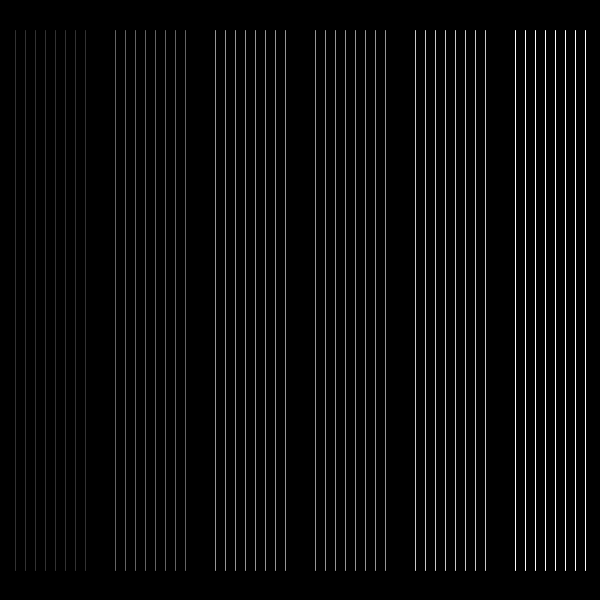
Frame 1 (no input)
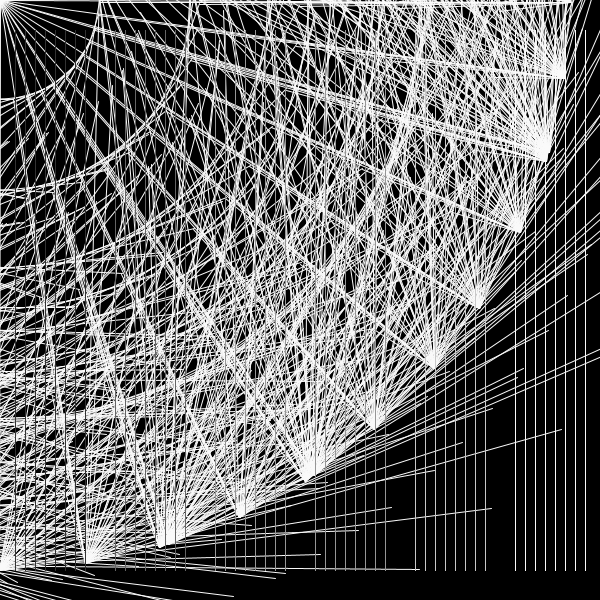
Frame 60 (the mouse pressed at the canvas centre just before this capture)
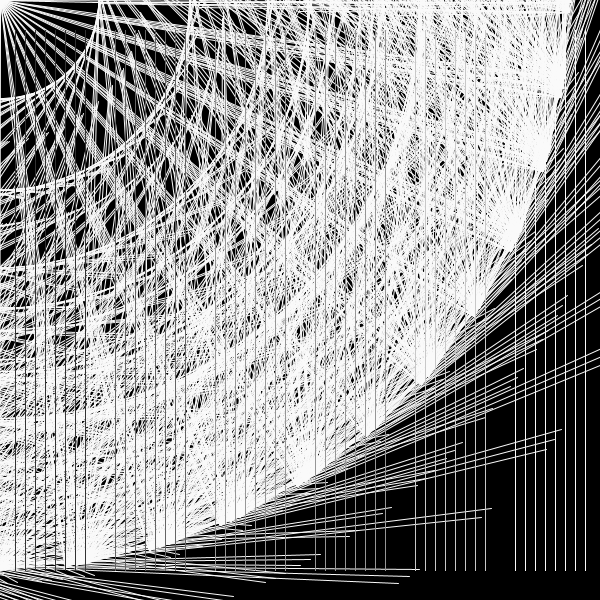
Frame 120 (the mouse held since frame 60 and released just before this capture)

The Processing sketch that drew these frames (run headless with seeded random() and noise(); from frame 60 on, the mouse is pressed at the canvas centre):

// Processing sketch: Week_4_Homework
// ── Week_4_Homework.pde
//https://processing.org/examples/truefalse.html
//https://processing.org/reference/logicalAND.html

boolean a = false;
boolean b = false;
float angle;

void setup ()
{
  size (600, 600);
  background (0);
  frameRate(5);
}

void draw()
{
  //Calling functions
  fan(angle);
  angle++;
  lines();
  lines2();
  lines3();
  lines4();
  lines5();
  lines6();
}

//Defining functions

void lines()
{
  //for (start condition; stop condition/condition for continuing; an increment)
  //Drawing lines between 5 and 95 with increments of 10
  for (int i = 5; i <= 95; i += 10)
  {
    if ((i > 5) && (i < 95))
    {
      a = true;
    }
    else
    {
      a = false;
    }
    
    if (a == true)
    {
      stroke (50);
      //line (x1, y1, x2, y2)
      //Changing x value
      line (i, 30, i, height-30);
    }
  }
}

void lines2()
{
  //for (start condition; stop condition/condition for continuing; an increment)
  //Drawing lines between 105 and 195 with increments of 10
  for (int i = 5; i <= 195; i += 10)
  {
    if ((i > 105) && (i < 195))
    {
      a = true;
    }
    else
    {
      a = false;
    }
    
    if (a == true)
    {
      stroke (100);
      //line (x1, y1, x2, y2)
      //Changing x value
      line (i, 30, i, height-30);
    }
  }
}

void lines3()
{  
  //for (start condition; stop condition/condition for continuing; an increment)
  //Drawing lines between 205 and 295 with increments of 10
  for (int i = 5; i <= 295; i += 10)
  {
    if ((i > 205) && (i < 295))
    {
      a = true;
    }
    else
    {
      a = false;
    }
    
    if (a == true)
    {
      stroke (150);
      //line (x1, y1, x2, y2)
      //Changing x value
      line (i, 30, i, height-30);
    }
  }
}

void lines4()
{  
  //for (start condition; stop condition/condition for continuing; an increment)
  //Drawing lines between 305 and 395 with increments of 10
  for (int i = 5; i <= 395; i += 10)
  {
    if ((i > 305) && (i < 395))
    {
      a = true;
    }
    else
    {
      a = false;
    }
    
    if (a == true)
    {
      stroke (150);
      //line (x1, y1, x2, y2)
      //Changing x value
      line (i, 30, i, height-30);
    }
  }
}

void lines5()
{  
  //for (start condition; stop condition/condition for continuing; an increment)
  //Drawing lines between 405 and 495 with increments of 10
  for (int i = 5; i <= 495; i += 10)
  {
    if ((i > 405) && (i < 495))
    {
      a = true;
    }
    else
    {
      a = false;
    }
    
    if (a == true)
    {
      stroke (200);
      //line (x1, y1, x2, y2)
      //Changing x value
      line (i, 30, i, height-30);
    }
  }
}

void lines6()
{  
  //for (start condition; stop condition/condition for continuing; an increment)
  //Drawing lines between 505 and 595 with increments of 10
  for (int i = 5; i <= 595; i += 10)
  {
    if ((i > 505) && (i < 595))
    {
      a = true;
    }
    else
    {
      a = false;
    }
    
    if (a == true)
    {
      stroke (250);
      //line (x1, y1, x2, y2)
      //Changing x value
      line (i, 30, i, height-30);
    }
  }
}

//Creating fan object using line and rotation
void fan(float angle)
{
  pushMatrix();
  
  rotate(angle);
  
  //for (start condition; stop condition/condition for continuing; an increment)
  //Drawing line x
  //Start: 0, Continue Condition: < width, increments of 100
  for (int x = 0; x < width; x +=100)
  {
    //Drawing line y
    //Start: 0, Continue Condition: < height, increments of 100
    for (int y = 0; y < height; y += 100)
    {
      //line (x1, y1, x2, y2)
      line(x, y, 10, height-30);
    }
  }
  
  popMatrix();
}
